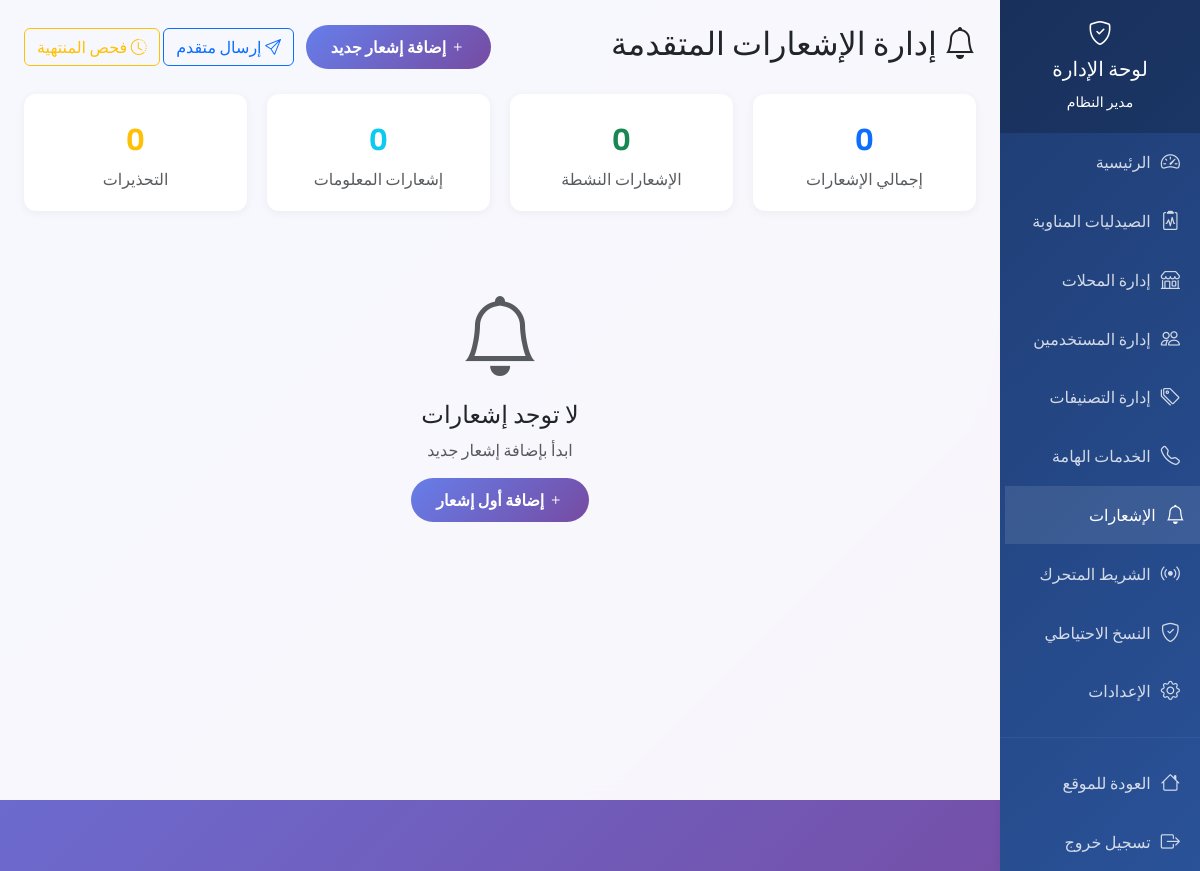
The app's page /admin/notifications (signed in), older data.
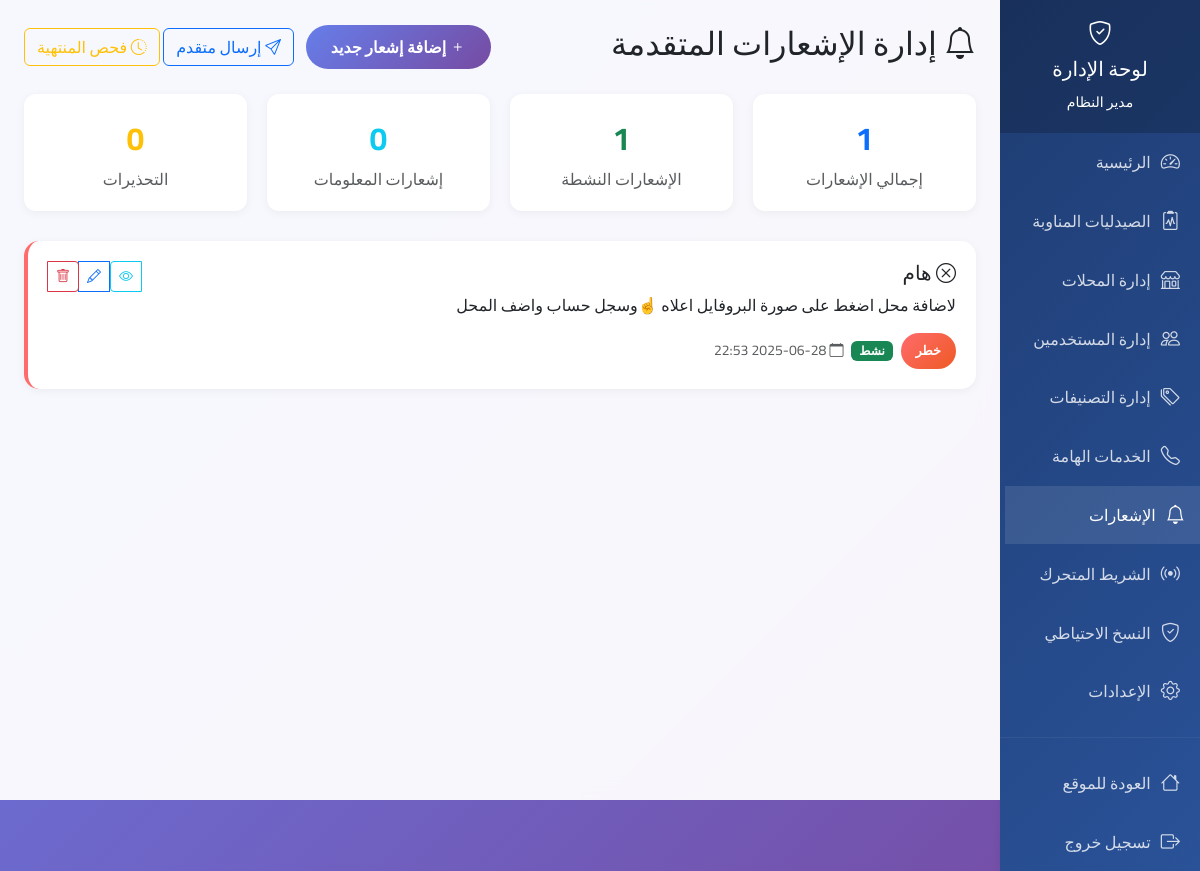
The same page, newer data.
### tables this page shows
CREATE TABLE notifications (
            id INTEGER PRIMARY KEY AUTOINCREMENT,
            title TEXT NOT NULL,
            message TEXT NOT NULL,
            type TEXT,
            is_active BOOLEAN DEFAULT 1,
            created_at TIMESTAMP DEFAULT CURRENT_TIMESTAMP,
            expires_at TIMESTAMP
        );

### app.py (the view)
@app.route('/admin/notifications')
def admin_notifications():
    if 'user_id' not in session or not session.get('is_admin'):
        flash('ليس لديك صلاحية للوصول لهذه الصفحة', 'error')
        return redirect(url_for('index'))
    conn = sqlite3.connect('hussainiya_stores.db')
    cursor = conn.cursor()
    cursor.execute('SELECT * FROM notifications ORDER BY created_at DESC')
    notifications = cursor.fetchall()
    conn.close()
    return render_template('admin_notifications.html', notifications=notifications)

### app.py (called while the page is built, shortened)
@app.before_request
def check_maintenance_mode():
    if request.endpoint and (request.endpoint.startswith('admin_') or
                           request.endpoint == 'login' or
                           request.endpoint == 'logout' or
                           request.endpoint == 'register' or
                           request.endpoint == 'welcome' or
                           request.endpoint == 'save_settings'):
        return

### templates/admin_notifications.html (shortened to what the changed rows need)
<!DOCTYPE html>
<html lang="ar" dir="rtl">
<head>
    <link href="https://cdn.jsdelivr.net/npm/bootstrap@5.3.0/dist/css/bootstrap.min.css" rel="stylesheet">
    <link href="https://cdn.jsdelivr.net/npm/bootstrap-icons@1.10.0/font/bootstrap-icons.css" rel="stylesheet">
</head>
<body>
    <div class="row g-0">
        <div class="col-md-10">
            <div class="admin-content p-4">
                <div class="d-flex justify-content-between align-items-center mb-4">
                    <h2><i class="bi bi-bell"></i> إدارة الإشعارات المتقدمة</h2>
                </div>
                <div class="stats-grid">
                    <div class="stat-card">
                        <div class="stat-number text-primary">{{ notifications|length if notifications else 0 }}</div>
                        <div class="text-muted">إجمالي الإشعارات</div>
                    </div>
                    <div class="stat-card">
                        <div class="stat-number text-success">{{ notifications|selectattr('4')|list|length if notifications else 0 }}</div>
                        <div class="text-muted">الإشعارات النشطة</div>
                    </div>
                </div>
                {% if notifications %}
                    {% for notification in notifications %}
                    <div class="notification-card {{ notification[3] }} position-relative" data-notification-id="{{ notification[0] }}">
                        <div class="d-flex justify-content-between align-items-start">
                            <div class="flex-grow-1">
                                <h5 class="mb-2">
                                    <i class="bi bi-{{ 'info-circle' if notification[3] == 'info' else ('check-circle' if notification[3] == 'success' else ('exclamation-triangle' if notification[3] == 'warning' else 'x-circle')) }}"></i>
                                    {{ notification[1] }}
                                </h5>
                                <p class="mb-3">{{ notification[2] }}</p>
                                <div class="d-flex flex-wrap gap-2 align-items-center">
                                    <span class="notification-badge notification-{{ notification[3] }}">
                                        {{ 'معلومات' if notification[3] == 'info' else ('نجاح' if notification[3] == 'success' else ('تحذير' if notification[3] == 'warning' else 'خطر')) }}
                                    </span>
                                    {% if notification[4] %}
                                    <span class="badge bg-success">نشط</span>
                                    {% else %}
                                    <span class="badge bg-secondary">معطل</span>
                                    {% endif %}
                                    <small class="text-muted">
                                        <i class="bi bi-calendar"></i> {{ notification[5][:16] if notification[5] else '' }}
                                    </small>
                                </div>
                            </div>
                            <div class="btn-group" role="group">
                                <a href="{{ url_for('admin_notification_details', notification_id=notification[0]) }}"
                                   class="btn btn-sm btn-outline-info">
                                    <i class="bi bi-eye"></i>
                                </a>
                                <button class="btn btn-sm btn-outline-primary" data-bs-toggle="modal"
                                        data-bs-target="#editNotificationModal{{ notification[0] }}">
                                    <i class="bi bi-pencil"></i>
                                </button>
                                <a href="{{ url_for('delete_notification', notification_id=notification[0]) }}"
                                   class="btn btn-sm btn-outline-danger"
                                   onclick="return confirm('هل تريد حذف هذا الإشعار؟')">
                                    <i class="bi bi-trash"></i>
                                </a>
                            </div>
                        </div>
                    </div>
                    {% endfor %}
                {% else %}
                <div class="text-center py-5">
                    <i class="bi bi-bell display-1 text-muted"></i>
                    <h4 class="mt-3">لا توجد إشعارات</h4>
                    <p class="text-muted">ابدأ بإضافة إشعار جديد</p>
                    <button class="btn btn-admin" data-bs-toggle="modal" data-bs-target="#addNotificationModal">
                        <i class="bi bi-plus"></i> إضافة أول إشعار
                    </button>
                </div>
                {% endif %}
            </div>
        </div>
    </div>
</body>
</html>

Row changes from the older to the newer data that the page shows:
added notifications: title "هام", message "لاضافة محل اضغط على صورة البروفايل اعلاه ☝️وسجل حساب واضف المحل", type "خطر", is_active "نشط", created_at "2025-06-28 22:53"
Text that changed along with them:
{{ notifications|length if notifications else 0 }}: "0" → "1"
{{ notifications|selectattr('4')|list|length if notifications else 0 }}: "0" → "1"
text no longer shown: "لا توجد إشعارات ابدأ بإضافة إشعار جديد إضافة أول إشعار"
